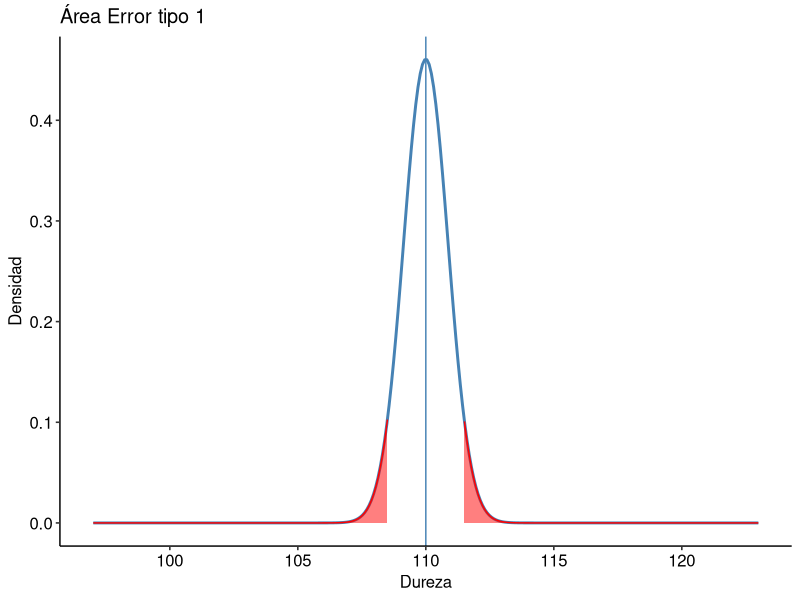
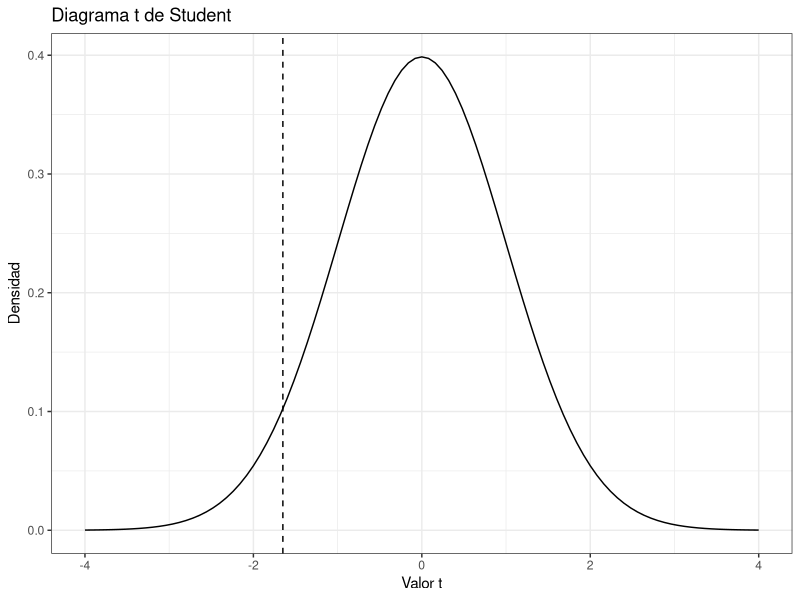
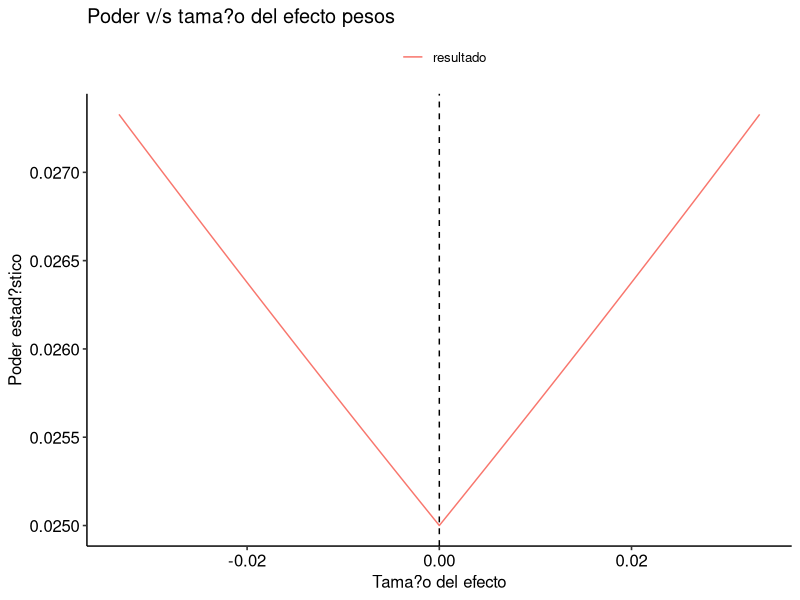

These figures' R source, in order:
# # Grupo 2 EP05
# Integrantes: 
#   - Angel Vilches
#   - Nicolas Valdes
#   - Agustín Henríquez

# Librerias

library(tidyr)
library (ggpubr)
library(ggplot2)
library (dplyr)
library(pwr)
library (tidyverse)

# ////////////////////////// Enunciado //////////////////////////

# El proceso de selecci?n de manzanas para exportaci?n no es sencillo, pues se deben descartar aquellas que
# est?n muy maduras, muy verdes o da?adas. Adicionalmente, cada fruta debe cumplir con un determinado
# calibre, establecido por el mercado, para ser considerada apta para la venta. El calibre de una fruta puede ser
# determinado tanto por su peso como por su di?metro m?ximo ecuatorial. En el caso de las manzanas, el calibre
# m?nimo aceptable es de 60 mm si se mide por el di?metro o de 90 g si se mide por el peso.
# 
# Un agricultor dedicado a la producci?n de manzanas desea determinar, usando una muestra aleatoria de 300
# manzanas, si sus frutas tienen un peso medio de 110 g. Se sabe que el peso de ?stas sigue una distribuci?n
# normal con desviaci?n est?ndar de 15 g

# Desviaci?n Est?ndar
s <- 15

# Tama?o de la muestra
n <- 300

# Error Est?ndar
SE = s / sqrt (n)


# ////////////////////////// PREGUNTA 1 //////////////////////////


# El agricultor piensa rechazar la hip?tesis nula cuando la muestra presente un peso medio menor a 108,5
# gramos o mayor a 111,5 gramos. Determine, usando herramientas gr?ficas, la probabilidad de que cometa
# un error de tipo I.

# Hipotesis
# H0: m = 110
# H1: m != 110

# Calcular la probabilidad de cometer un error de tipo I
# usar funci�n pnorm para calcular la probabilidad acumulada de una variable aleatoria normal est�ndar en un punto espec�fico de la distribuci�n
cola_inferior <- pnorm(mean = 110, sd = SE, q = 108.5, lower.tail = TRUE)
cola_superior <- pnorm(mean = 110, sd = SE, q = 111.5, lower.tail = FALSE)

# Como se trata de una prueba unilateral, el nivel de significacion es igual la cola superior
alfa = cola_inferior + cola_superior

print(alfa)

# R: El nivel de significaci?n corresponde a 0,01046 aproximadamente, lo
# que equivale a un 1,694% de probabilidad de cometer un error de tipo 1.

# Gr?fico ?rea error tipo 1
x <- seq(110 - s*SE,110 + s*SE,0.01)
y <- dnorm(x, mean = 110 , sd = SE)
g <- ggplot(data = data.frame(x,y), aes(x))
g <- g + stat_function(
  fun = dnorm,
  n = 300,
  args = list(mean = 110 , sd = SE),
  colour = "steelblue", size = 1)
g <- g + ylab("Densidad")
g <-g + xlab("Dureza")
g <-g + labs(title = "Área Error tipo 1")
g <- g + theme_pubr()
g <- g + geom_area(data = subset(data.frame(x,y), x < 108.5), 
                   aes(y = y),
                   colour = "red",
                   fill = "red",
                   alpha = 0.5)


g <- g + geom_area(data = subset(data.frame(x,y), x > 111.5), 
                   aes(y = y),
                   colour = "red",
                   fill = "red",
                   alpha = 0.5)

# Agregar una l�nea vertical para el valor nulo .
g <- g + geom_vline(aes(xintercept = 110) ,
                           color = "steelblue", linetype = 1)

print(g)


# ////////////////////////// PREGUNTA 2 //////////////////////////


# Suponga ahora que el verdadero peso medio de las manzanas es de 109 gramos. Determine mediante
# herramientas gráficas cuál sería la probabilidad de que el agricultor, quien obviamente no conoce
# este dato, cometa un error de tipo II

# Primeramente se establecen las hipótesis nula y alternativa:
# H0: El peso medio de las manzanas es de 110 gramos 
# HA: El peso medio de las manzanas es menor a 110 gramos

# El equivalente matemático de las hipótesis anteriores:
# H0: μ = 110
# HA: μ < 110

# Los datos que se poseen son los siguientes:
# Tamaño de la muestra   : 300 manzanas
# Desviación estándar    : 15  gramos
# Peso medio poblacional : 109 gramos

mediaHipotetica    <- 110
mediaVerdadera     <- 109 
tamanioMuestra     <- 300
gradosLibertad     <- tamanioMuestra - 1
valorNulo          <- 110
desviacionEstandar <- 15

# Se trabajará con una prueba de hipótesis para una muestra (Prueba T de Student) ya que
# se quiere probar una hipótesis sobre la media poblacional a partir de una muestra
# aleatoria, por lo cual se verifican las condiciones:
# 1) Se cumplela independencia de observaciones y
# 2) La muestra sigue una distribución normal (con un tamaño superior a 30 muestras)

# Ha de considerarse/asumirse un nivel de significancia del 5%, en consecuencia alpha = 0.05
# Se realiza una prueba unilateral

alpha <- 0.05 

valorCritico <- qt(alpha, gradosLibertad, lower.tail = TRUE)
poderPrueba <- power.t.test(n = tamanioMuestra, delta = (mediaHipotetica - mediaVerdadera)/desviacionEstandar, sd = desviacionEstandar, sig.level = alpha, type = "one.sample", alternative = "one.sided")$power
# 1-poderPrueba = 0.9415 o 94.15% de que el agricultor no detecte una diferencia real en los pesos de las manzanas y acepte incorrectamente la hipótesis nula


g2 <- ggplot(data.frame(x = c(-4, 4)), aes(x)) + 
  stat_function(fun = dt, args = list(df = gradosLibertad)) +
  geom_vline(xintercept = valorCritico, linetype = "dashed") +
  labs(x = "Valor t", y = "Densidad", title = "Diagrama t de Student") +
  theme_bw()

print(g2)

# De acuerdo a lo calculado y graficado, la prueba tiene un poder bajo, es decir, existe una alta
# probabilidad de comenter un error de tipo II, vale decir, no rechazar H0 cuando HA es verdadera.
# Por lo tanto, el agricultor tiene una baja probabilidad de detectar que el peso medio de sus manzanas
# es menor a 110 gramos.
             

# ////////////////////////// PREGUNTA 3 //////////////////////////


# Teniendo en cuenta que en realidad no se conoce el verdadero peso medio, genere ahora un gr?fico del
# poder teniendo en cuenta que el agricultor piensa rechazar la hip?tesis nula si la muestra presenta un peso
# medio menor a 108,5 gramos o mayor a 111,5 gramos, pero suponiendo ahora que el peso volumen medio
# podr?a variar entre 109,5 y 110,5 gramos.


# Desviaci?n Est?ndar
desv_estandar <- 15

# Tama?o de la muestra
n <- 300


alfa <- 0.05

medias <- seq(109.5, 110.5, 0.01)
media_nula <- 110 # (109.5 + 110.5) / 2


# C?lculo del efecto
efecto <- (medias - media_nula) / desv_estandar

# C?lculo del poder
resultado <- power.t.test(n = n, 
                          delta = efecto, 
                          sd = desv_estandar, 
                          sig.level = alfa, 
                          type = "one.sample", 
                          alternative = "two.sided")$power


# Se define el gr?fico
datos <- data.frame(efecto, resultado)
datos <- datos %>% pivot_longer(!"efecto", 
                                names_to = "fuente", 
                                values_to = "poder")
niveles <- c("resultado")
etiquetas <- c("resultado")
datos[["fuente"]] <- factor(datos[["fuente"]], 
                            levels = niveles, 
                            labels = etiquetas)

g3 <- ggplot (datos, aes(efecto, poder, colour = factor (fuente)))
g3 <- g3 + geom_line()
g3 <- g3 + labs ( colour = "")
g3 <- g3 + ylab ("Poder estad?stico")
g3 <- g3 + xlab ("Tama?o del efecto")

# T?tulo para el gr?fico
g3 <- g3 + theme_pubr ()
g3 <- g3 + ggtitle ("Poder v/s tama?o del efecto pesos")
g3 <- g3 + geom_vline ( xintercept = 0, linetype = "dashed")

print(g3)

# El grafico muestra c?mo el poder estad?stico cambia a medida que el tama?o del efecto cambia. 
# Cuanto mayor es el tama?o del efecto, mayor es el poder estad?stico. 
# Por lo tanto, si el gr?fico muestra que el poder estad?stico es alto para tama?os de efecto en el rango de 109.5 a 110.5, 
# esto quiere decir que el agricultor tiene una alta probabilidad de detectar si el peso medio de las manzanas cae dentro de ese rango, 
# dado su condicion de rechazo de la hip?tesis nula. Si el poder estad?stico es bajo, esto sugiere que el agricultor tiene una baja 
# probabilidad de detectar si el peso medio de las manzanas cae dentro de ese rango.


# ////////////////////////// PREGUNTA 4 //////////////////////////
# 
# Considerando un peso medio verdadero de 109,5 gramos, calcule usando funciones de R (o alguno de sus
# paquetes) cuántas manzanas deberían revisarse para conseguir un poder estadístico de 0,85 y un nivel de
# significación de 0,05.

# Para la resolución de la presente interrogante, ha de considerarse la función pwr.norm.test() dado que
# permitiría el cumplimiento de las condiciones establecidas de acuerdo a parámetros que consideran un
# delta ((media verdadera-media de la muestra)/sd/sqrt(nOriginal)), sd (desviación estándar), sig.level (nivel de significación
# deseado), power (poder estadístico deseado) y n como el tamaño de la muestra, entendiendose que este valor
# es desconocido. En este sentido:

# Tamaño de muestra necesario para alcanzar un poder estadístico de 0.85
# y un nivel de significación de 0.05 para una prueba de hipótesis con
# media poblacional de 109.5 g y desviación estándar poblacional de 15 g.

pwr <- pwr.norm.test(n = NULL, d = (109.5 - 110)/(15/sqrt(300)), sig.level = 0.05, power = 0.85)
cat("Por lo tanto, el número de manzanas quedeberían revisarse para conseguir un poder estadístico de 0,85 y un nivel de significación de 0,05 es de: ")
print(pwr)
cat("donde n es aproximadamente 27, es decir, 27 manzanas son requeridas para obtener los parámetros establecidos")


# ////////////////////////// PREGUNTA 5 //////////////////////////
#
# Repita el ejercicio de la pregunta anterior, suponiendo ahora que el agricultor es muy exigente y desea
# reducir la probabilidad de cometer un error de tipo I a un 1% solamente?

# Para éste ejercicio se tiene que el nivel de significancia sig.level es de 0.01 para que se cumpla con lo solicitado
# se repite el mismo procedimiento teniendo un delta ((media verdadera-media de la muestra)/sd/sqrt(nOriginal)), sig.level
# de 0.01, un poder de 0.85 y n como la variable incógnita

pwr_5 <- pwr.norm.test(n = NULL,
                     d = (109.5 - 110)/(15/sqrt(300)),
                     sig.level = 0.01,
                     power = 0.85)

print(pwr_5)

# Con lo anterior se tiene que la cantidad de manzanas que deberían revisarse para conseguir un 
# poder estadistico de 85% y que solo haya un 1% de probabilidad de cometer un error de tipo I es de
# aproximadamente 39 manzanas 
